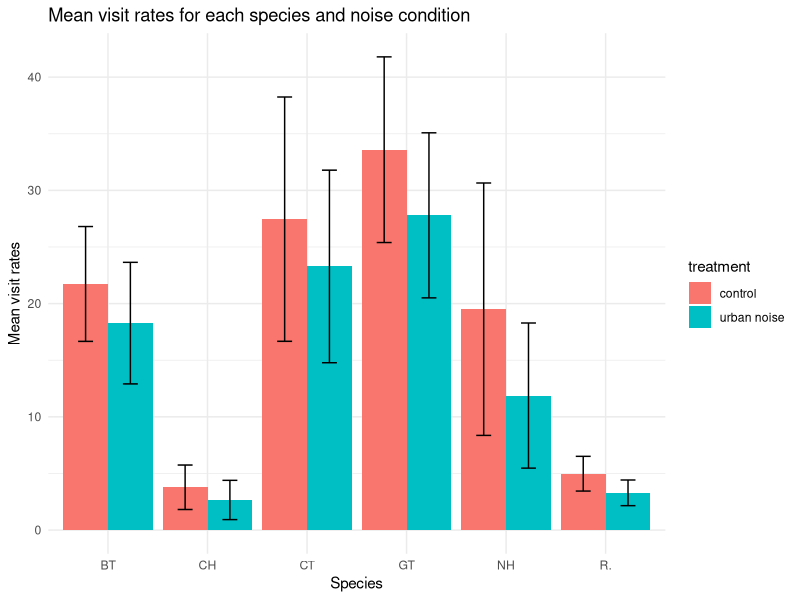
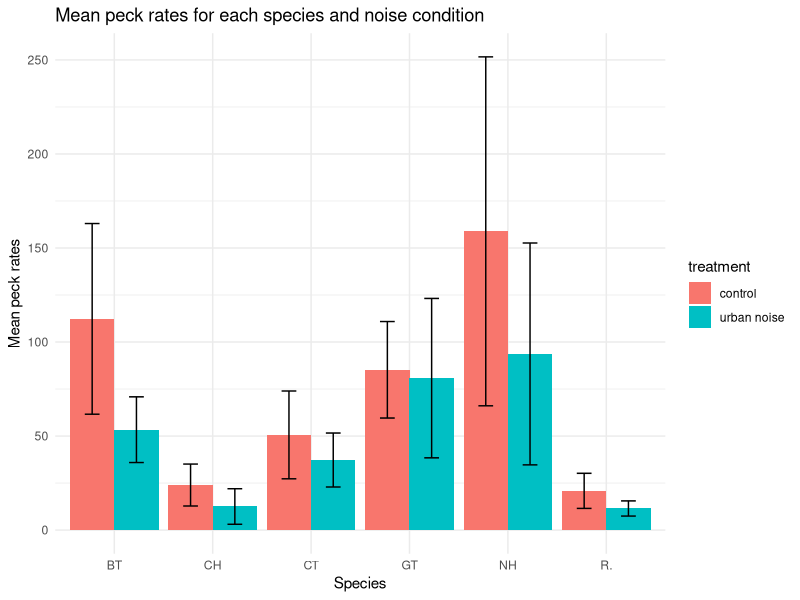
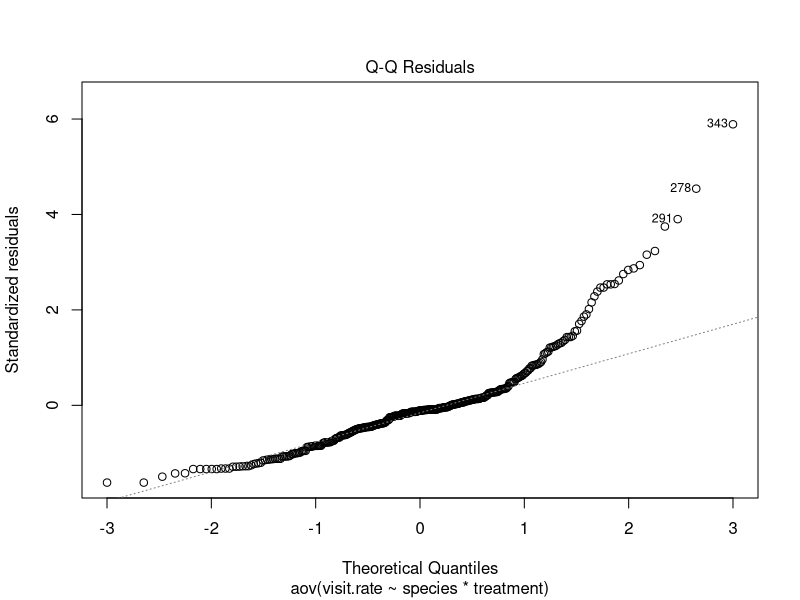
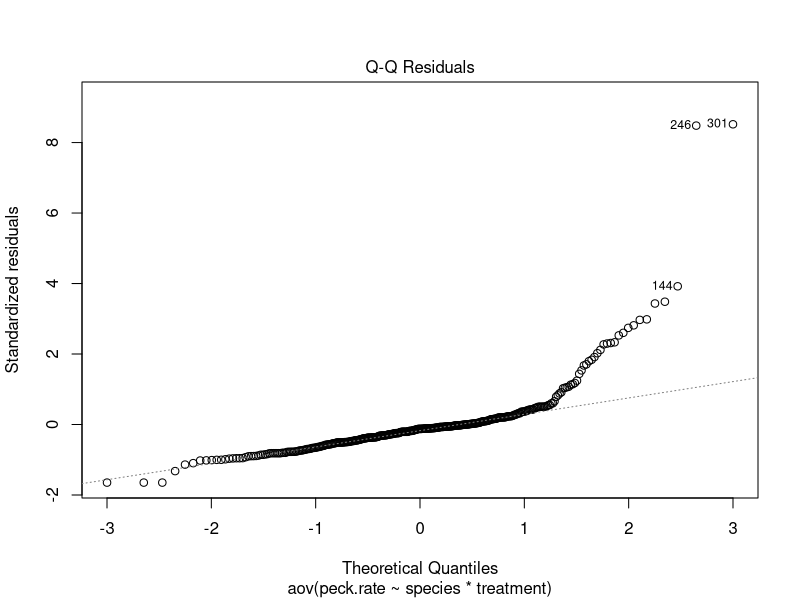
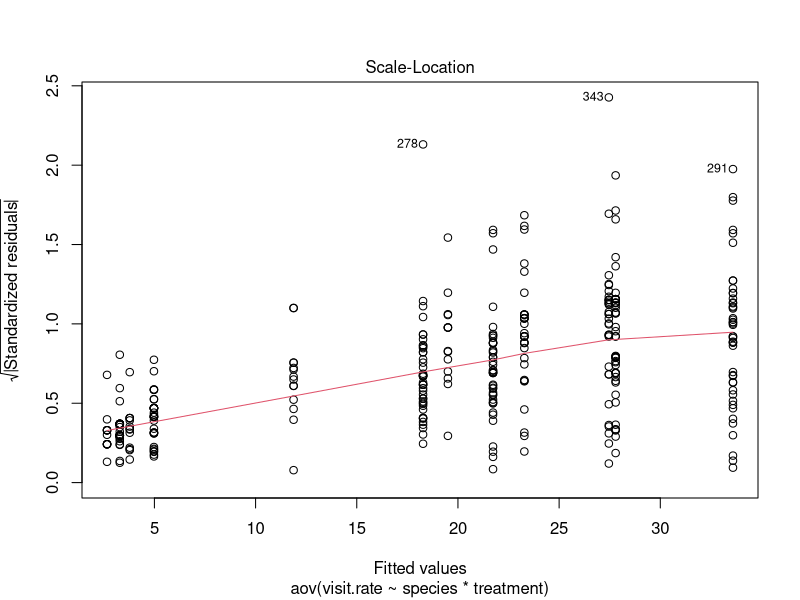
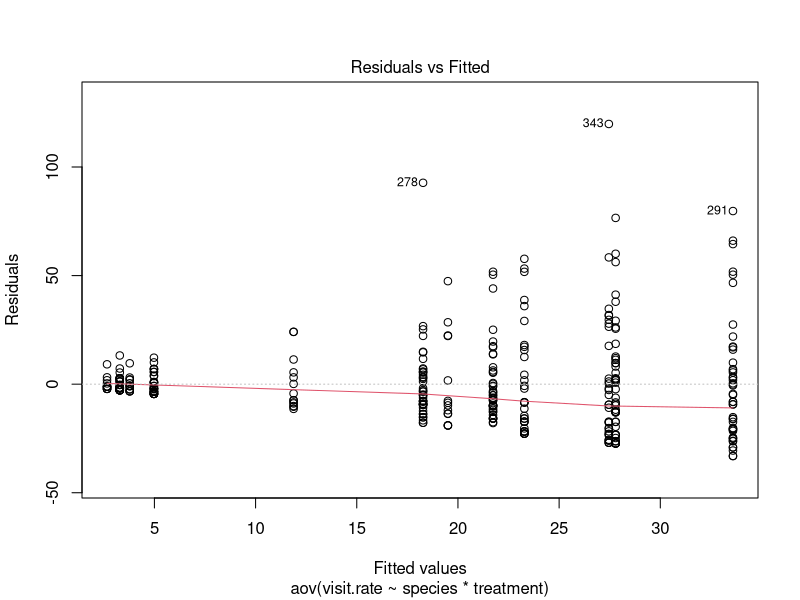
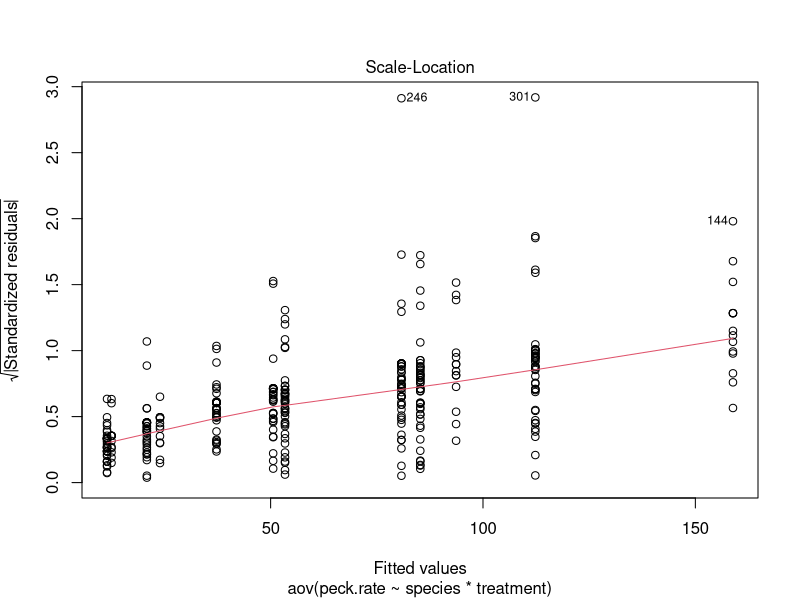
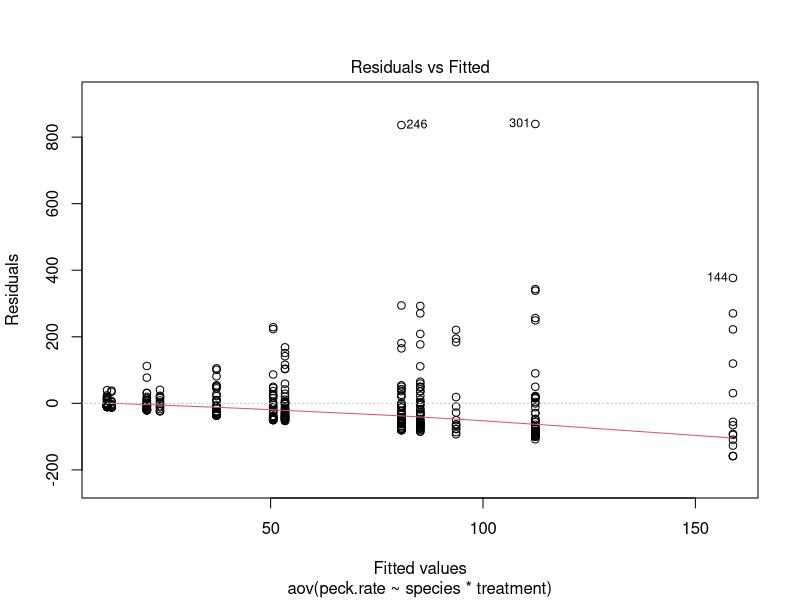

These charts were generated, in order, by the following R code:
## ---- chunk 1
# keep this chunk in all your RMarkdown scripts
knitr::opts_chunk$set(echo = TRUE)
knitr::opts_chunk$set(tidy.opts = list(width.cutoff = 60), tidy = TRUE)
## ---- chunk 2
# List required packages
library(tidyverse)
library(openxlsx)
library(car)
## ---- chunk 3
visit_peck <- read.xlsx("visit_and_peck_rates.xlsx")
colnames(visit_peck) <- sub(pattern = "\\.\\((.*?)\\)", replacement = '', colnames(visit_peck))

summary <- visit_peck %>%
  group_by(species, treatment) %>%
  summarize(mean_vr = mean(visit.rate),
            sd_vr = sd(visit.rate),
            median_vigilance = median(visit.rate),
            se_vr = sd_vr/sqrt(n()),
            CI_low_vr = mean_vr - 1.96*se_vr,
            CI_high_vr = mean_vr + 1.96*se_vr,
            mean_pr = mean(peck.rate),
            sd_pr = sd(peck.rate),
            median_pr = median(peck.rate),
            se_pr = sd_pr/sqrt(n()),
            CI_low_pr = mean_pr - 1.96*se_pr,
            CI_high_pr = mean_pr + 1.96*se_pr
  )
summary
## ---- chunk 4
summary  %>%
  ggplot(aes(x = species, y = mean_vr, fill = treatment)) +
  geom_col(position = position_dodge(width = 0.9)) +
  geom_errorbar(aes(ymin = CI_low_vr, ymax = CI_high_vr), 
                width = 0.3, color = "black", 
                position = position_dodge(width = 0.9)) + 
  labs(title = "Mean visit rates for each species and noise condition",
       x = "Species",
       y = "Mean visit rates") +
  theme_minimal()

summary  %>%
  ggplot(aes(x = species, y = mean_pr, fill = treatment)) +
  geom_col(position = position_dodge(width = 0.9)) +
  geom_errorbar(aes(ymin = CI_low_pr, ymax = CI_high_pr), 
                width = 0.3, color = "black", 
                position = position_dodge(width = 0.9)) + 
  labs(title = "Mean peck rates for each species and noise condition",
       x = "Species",
       y = "Mean peck rates") +
  theme_minimal()
## ---- chunk 5
two_way_vr <- aov(visit.rate ~ species * treatment, data = visit_peck)
two_way_pr <- aov(peck.rate ~ species * treatment, data = visit_peck)

summary(two_way_vr)
## The mean visit rate is very significantly different across species (F5,358 = 17.6, p < 0.05), but 
## not significantly different across treatment types (F1,358 = 3.4, p = 0.06), and
## not significantly different when you consider species and treatment types together 
## (F5,358 = 0.15, p = 0.97). 

summary(two_way_pr)
## The mean peck rate is very significantly different across species (F5,358 = 8.3, p < 0.05) and
## fairly significantly different across treatment types(F1,358 = 5.8, p = 0.01), 
## but not significant when you consider species and treatment types together (F5,358 = 1.1, p = 0.36). 
## ---- chunk 6
## First assumption: independent sampling of data. We can assume this is met. 

## Second assumption: normal distribution of residuals
plot(two_way_vr, 2)
plot(two_way_pr, 2)
## The residuals for each test are distributed roughly normally, except for the outliers on the far right end
## of the graphs.

## Third assumption: equal variance of residuals
leveneTest(visit.rate ~ species * treatment, data = visit_peck)
plot(two_way_vr, 3)
plot(two_way_vr, 1)
leveneTest(peck.rate ~ species * treatment, data = visit_peck)
plot(two_way_pr, 3)
plot(two_way_pr, 1)
## The third assumption is not met for both tests. The graphs and results from Levene's test demonstrate
## that there is a significant difference in the variances. 
## ---- chunk 7
TukeyHSD(two_way_vr)
## The species with the largest significant differences in visit rate are:
## CT-CH 
## GT-CH
## R.-CT
## R.-GT
## There isn't a high significant difference between treatment types. 
## Comparing visit rate by species and treatment types, the most significant differences lie in:
## R.:control-GT:control
## R.:urban noise-GT:control
## R.:urban noise-GT:urban noise

TukeyHSD(two_way_pr)
## The species with the largest significant differences in visit rate are:
## R.-BT 
## R.-GT
## R.-NH
## There is a higher significant difference between treatment types for peck rate than visit rate.
## Comparing visit rate by species and treatment types, the most significant differences lie in:
## R.:urban noise-NH:control
## R.:urban noise-BT:control
## R.:urban noise-NH:control

## These results suggest that treatment type has a higher significance for peck rate than visit rate, 
## while species is the main influencing factor on visit rate. 
